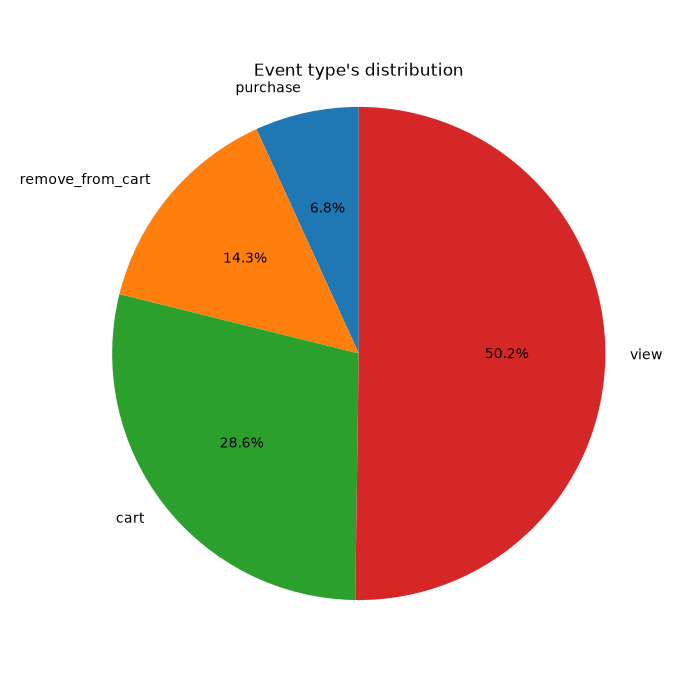

Here is the Python script that generated this plot:
import psycopg
import sys
import pandas as pd
import matplotlib.pyplot as plt


def main(refresh: bool):

    sql0 = psycopg.sql.SQL("""
        SELECT EXISTS (SELECT 1 FROM pg_matviews 
        WHERE matviewname = 'event_type_counts');
        """)
    sql1 = psycopg.sql.SQL("""
        SET work_mem = '512MB';
        SET max_parallel_workers_per_gather = 0;

        CREATE MATERIALIZED VIEW IF NOT EXISTS event_type_counts AS
        SELECT event_type, count(*) AS customers
        FROM customers
         GROUP BY 1;
        """)

    sql2 = psycopg.sql.SQL("""
        SELECT event_type, customers FROM event_type_counts ORDER BY 2;
        """)
    sql3 = psycopg.sql.SQL("REFRESH MATERIALIZED VIEW event_type_counts;")

    with psycopg.connect(
        host="127.0.0.1", port=5432, dbname="piscineds", user="luicasad"
    ) as conn:
        with conn.cursor() as cur:
            try:
                cur.execute(sql0)     #  Check existence
                exists = cur.fetchone()[0]
                if not exists:
                    print("Creating view")
                    cur.execute(sql1) #  View creation
                    print("Retriving data")
                    cur.execute(sql2) #  Retrieve data
                elif refresh:
                    print("Refreshing view")
                    cur.execute(sql3) #  Refresh view
                    print("Retriving data")
                    cur.execute(sql2) #  Retrieve data
                else:
                    print("Retriving data")
                    cur.execute(sql2) #  Retrieve data

                # retrieve data from query into DataFrame
                rows = cur.fetchall()
                columns = [desc.name for desc in cur.description]
                df = pd.DataFrame(rows, columns=columns)
                print(df)

                plt.figure(figsize=(7, 7))
                plt.pie(df["customers"], labels=df["event_type"], autopct="%1.1f%%", startangle=90)
                plt.title("Event type's distribution")
                plt.axis("equal")
                plt.savefig("pie.png")
                plt.show()

            except Exception as e:
                conn.rollback()
                print(f"Error creating pie chart from evet_types: {e}")
            finally:
                cur.close()
                conn.commit()
                conn.close()


if __name__ == "__main__":
    num_args = len(sys.argv)
    if num_args == 1:
        main(False)
    elif num_args == 2:
        main(True)
    else:
        print("python ./pie.py")
        sys.exit(1)
